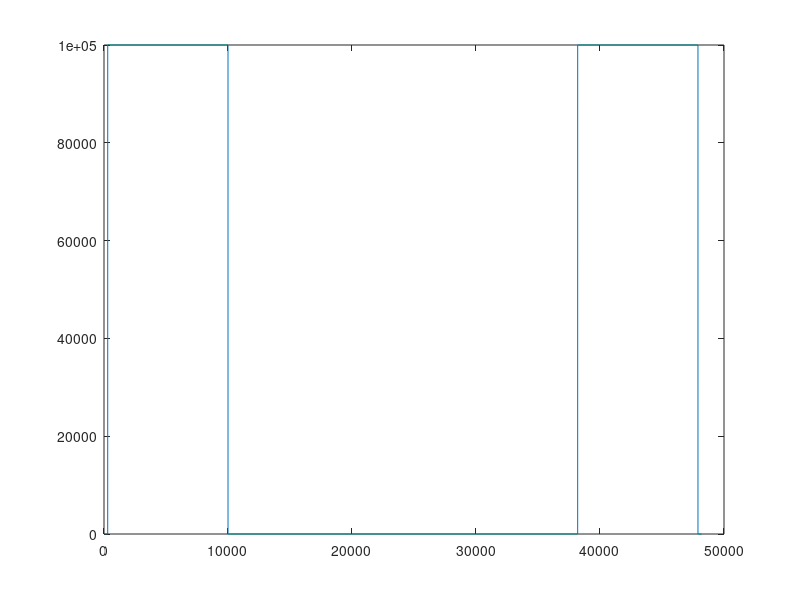
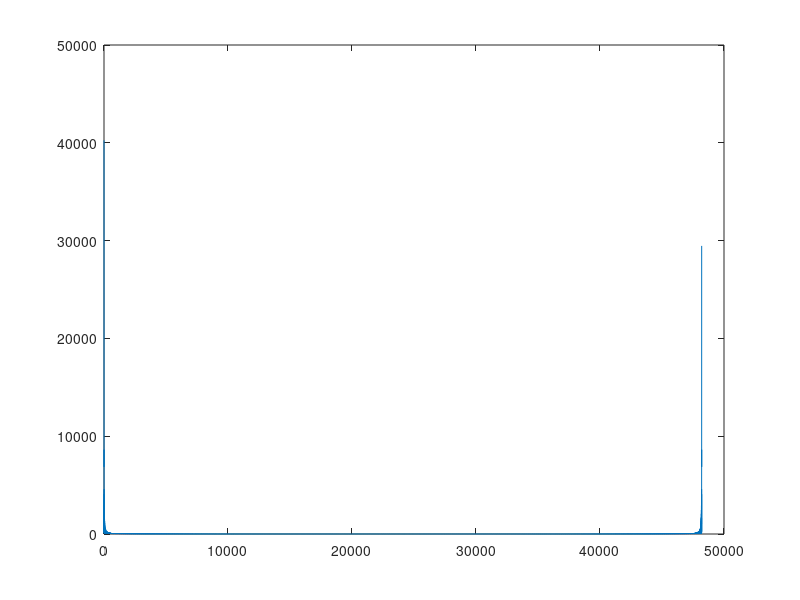

Reproduce these figures in MATLAB, in order. (Note: this script raises an error after producing the figures.)
f1 = 300; % space ship
f2 = 10000;
% f1 = 5000; % guitar pros failing...
% f2 = 10000;
fs = 48000;
fmax = 10500;
n = fs / 2 + 100;
skyline = zeros(1, n*2);
freq = 3000; % 30 Hz sounds like a stuttering trumpet, 300Hz is a purring cat dove, and 3000Hz is an elephant

skyline(f1 : f2) = 100000;
skyline(n*2 - f2 : n*2 - f1) = 100000;

figure(2)
plot(skyline); 

skyline_ht = ifft(skyline);
figure(3)
plot(abs(skyline_ht))
sound(abs(skyline_ht))

[dove,Fs_dove] = audioread('dove.wav');
dove = dove(:,1);
z = zeros(10000000,1);
ir = [skyline_ht.'; z];
Irjw = fft(ir(1:length(dove)));
Dovejw = fft(dove);
aYjw = Irjw .* Dovejw;

yt_libdove = ifft(aYjw);

% sound(real(yt_libdove), Fs_dove)
